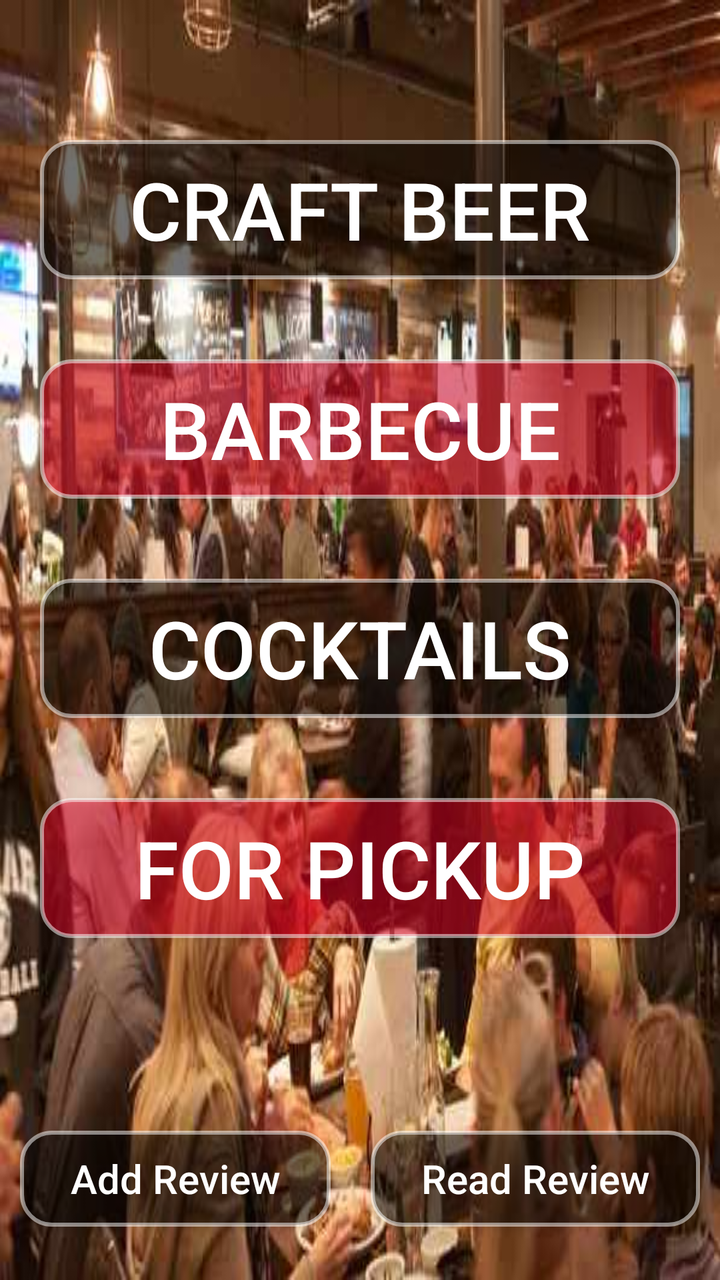
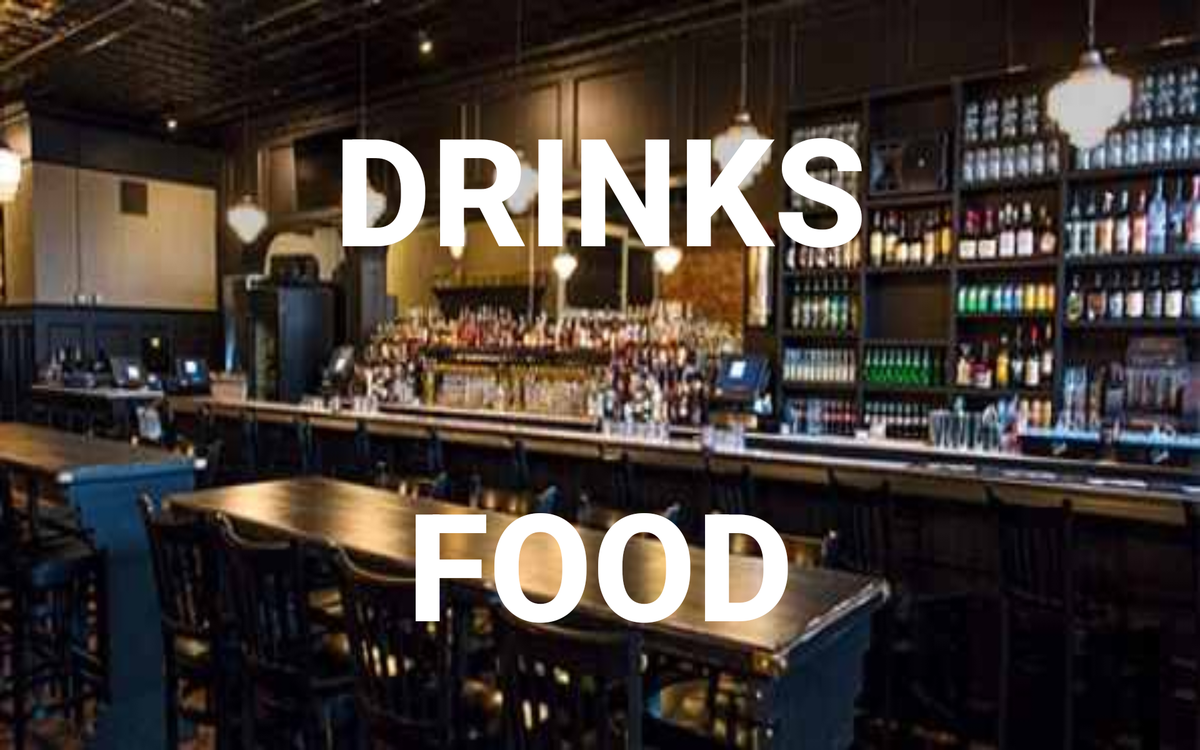

One screen, two layout resources from the same app: the default and the repository's alternative for another configuration. Each is rendered where Android would select it; the XML of both is given below.
<!-- AndroidManifest.xml: application theme AppTheme -->
<!-- res/layout/content_main.xml -->
<?xml version="1.0" encoding="utf-8"?>
<LinearLayout
    xmlns:android="http://schemas.android.com/apk/res/android"
    xmlns:tools="http://schemas.android.com/tools"
    xmlns:app="http://schemas.android.com/apk/res-auto"
    android:id="@+id/container_a"
    android:layout_width="fill_parent"
    android:layout_height="fill_parent"
    android:paddingTop="@dimen/activity_vertical_margin"
    android:paddingBottom="@dimen/activity_vertical_margin"
    app:layout_behavior="@string/appbar_scrolling_view_behavior"
    tools:showIn="@layout/activity_main"
    tools:context=".MainActivity"
    android:orientation="vertical"
    android:weightSum="3"
    android:background="@drawable/ls_background"
    android:gravity="center_vertical|center_horizontal"
    >

    <LinearLayout
        android:orientation="vertical"
        android:layout_width="match_parent"
        android:layout_height="wrap_content"
        android:layout_weight="2"
        android:paddingBottom="50dp"
        android:paddingTop="50dp">

        <Button
            android:layout_width="match_parent"
            android:layout_height="wrap_content"
            android:id="@+id/drinkbutton"
            android:layout_weight="1"
            android:background="@drawable/button_rounded_corners"
            android:onClick="drinkslist"
            android:gravity="center_vertical|center_horizontal"
            android:layout_margin="20dp"
            android:textSize="40sp"
            android:text="@string/craft_beer"
            android:textColor="@android:color/white"
            android:alpha="50"/>

        <Button
            android:layout_width="match_parent"
            android:layout_height="wrap_content"
            android:id="@+id/eatbutton"
            android:layout_weight="1"
            android:onClick="menulist"
            android:gravity="center_vertical|center_horizontal"
            android:layout_margin="20dp"
            android:text="@string/barbecue"
            android:textColor="@android:color/white"
            android:textSize="40sp"
            android:alpha="50"
            android:background="@drawable/button_rounded_corners_red"/>

        <Button
            android:layout_width="match_parent"
            android:layout_height="wrap_content"
            android:id="@+id/drinkbutton2"
            android:layout_weight="1"
            android:onClick="drinklist2"
            android:gravity="center_vertical|center_horizontal"
            android:layout_margin="20dp"
            android:background="@drawable/button_rounded_corners"
            android:text="@string/cocktails"
            android:textColor="@android:color/white"
            android:textSize="40sp"
            android:alpha="50"/>

        <Button
            android:layout_width="match_parent"
            android:layout_height="wrap_content"
            android:id="@+id/togobutton"
            android:layout_weight="1"
            android:onClick="togo"
            android:gravity="center_vertical|center_horizontal"
            android:layout_margin="20dp"
            android:text="@string/for_pickup"
            android:textColor="@android:color/white"
            android:textSize="40sp"
            android:background="@drawable/button_rounded_corners_red"/>

    </LinearLayout>

    <LinearLayout
        android:orientation="horizontal"
        android:layout_width="match_parent"
        android:layout_height="wrap_content"
        android:layout_weight="1"
        android:gravity="center_vertical">

        <Button
            style="?android:attr/buttonStyleSmall"
            android:layout_width="wrap_content"
            android:layout_height="wrap_content"
            android:text="@string/add_review"
            android:id="@+id/button_add"
            android:layout_weight="1"
            android:textColor="@android:color/white"
            android:background="@drawable/button_rounded_corners"
            android:onClick="addReview"
            android:capitalize="words"
            android:textAllCaps="false"
            android:textSize="20sp"
            android:layout_margin="10dp"/>

        <Button
        style="?android:attr/buttonStyleSmall"
        android:layout_width="wrap_content"
        android:layout_height="wrap_content"
        android:text="@string/read_review"
        android:id="@+id/button_read"
        android:layout_weight="1"
        android:textColor="@android:color/white"
        android:background="@drawable/button_rounded_corners"
        android:onClick="readReview"
        android:textAllCaps="false"
        android:capitalize="words"
        android:textSize="20sp"
        android:layout_margin="10dp"/>

    </LinearLayout>

</LinearLayout>
<!-- resources referenced by this layout -->
<resources>
  <!-- drawable button_rounded_corners (drawable) -->
  <?xml version="1.0" encoding="utf-8"?>
  <selector xmlns:android="http://schemas.android.com/apk/res/android">
      <item>
          <shape android:shape="rectangle">
              <solid android:color="#80000000"/>
              <stroke android:color="#80FFFFFF" android:width="2dp" />
              
              <corners android:radius="15dp" />
          </shape>
      </item>
  </selector>
  <!-- drawable button_rounded_corners_red (drawable) -->
  <?xml version="1.0" encoding="utf-8"?>
  <selector xmlns:android="http://schemas.android.com/apk/res/android">
      <item>
          <shape android:shape="rectangle">
              <solid android:color="#80e00025"/>
              <stroke android:color="#80FFFFFF" android:width="2dp" />
              
              <corners android:radius="15dp" />
          </shape>
      </item>
  </selector>
  <!-- drawable ls_background: jpg bitmap (drawable, 35582 bytes) -->
  <string name="add_review">Add Review</string>
  <string name="barbecue">BARBECUE</string>
  <string name="cocktails">COCKTAILS</string>
  <string name="craft_beer">CRAFT BEER</string>
  <string name="for_pickup">for pickup</string>
  <string name="read_review">Read Review</string>
  <style name="AppTheme" parent="Theme.AppCompat.NoActionBar">
          
          <item name="colorPrimary">@color/colorPrimary</item>
          <item name="colorPrimaryDark">@color/colorPrimaryDark</item>
          <item name="android:colorBackground">@android:color/black</item>
          <item name="colorAccent">@color/colorAccent</item>
          <item name="android:windowContentTransitions" tools:targetApi="lollipop">true</item>
  
  
          <item name="android:windowTransitionBackgroundFadeDuration" tools:targetApi="lollipop">2000</item>
  
      </style>
</resources>
<!-- res/layout-sw720dp/content_main.xml (the repository's variant of the layout above) -->
<!-- drawn on a large tablet held sideways -->
<?xml version="1.0" encoding="utf-8"?>
<LinearLayout
    xmlns:android="http://schemas.android.com/apk/res/android"
    xmlns:tools="http://schemas.android.com/tools"
    xmlns:app="http://schemas.android.com/apk/res-auto"
    android:layout_width="match_parent"
    android:layout_height="match_parent"
    android:paddingLeft="@dimen/activity_horizontal_margin"
    android:paddingRight="@dimen/activity_horizontal_margin"
    android:paddingTop="@dimen/activity_vertical_margin"
    android:paddingBottom="@dimen/activity_vertical_margin"
    app:layout_behavior="@string/appbar_scrolling_view_behavior"
    tools:showIn="@layout/activity_main"
    tools:context=".MainActivity"
    android:orientation="vertical"
    android:weightSum="2"
    android:background="@drawable/bbbackground">

    <Button
        android:layout_width="match_parent"
        android:layout_height="wrap_content"
        android:text="DRINKS"
        android:id="@+id/button3"
        android:layout_weight="1"
        android:background="@android:color/transparent"
        android:textColor="@android:color/white"
        android:textSize="160sp"
        android:onClick="drinkslist"
        android:textStyle="bold"/>

    <Button
        android:layout_width="match_parent"
        android:layout_height="wrap_content"
        android:text="FOOD"
        android:id="@+id/button4"
        android:layout_weight="1"
        android:background="@android:color/transparent"
        android:textColor="@android:color/white"
        android:textSize="160sp"
        android:onClick="menulist"
        android:textStyle="bold"/>

</LinearLayout>
<!-- resources referenced by the variant -->
<!-- as a large tablet held sideways resolves them -->
<resources>
  <!-- drawable bbbackground: jpg bitmap (drawable, 23070 bytes) -->
  <style name="AppTheme" parent="Theme.AppCompat.NoActionBar">
          
          <item name="colorPrimary">@color/colorPrimary</item>
          <item name="colorPrimaryDark">@color/colorPrimaryDark</item>
          <item name="android:colorBackground">@android:color/black</item>
          <item name="colorAccent">@color/colorAccent</item>
          <item name="android:windowContentTransitions" tools:targetApi="lollipop">true</item>
  
  
          <item name="android:windowTransitionBackgroundFadeDuration" tools:targetApi="lollipop">2000</item>
  
      </style>
</resources>
